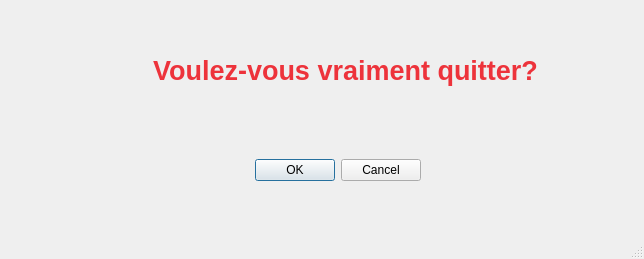
<?xml version="1.0" encoding="UTF-8"?>
<ui version="4.0">
 <class>Quit</class>
 <widget class="QMainWindow" name="Quit">
  <property name="geometry">
   <rect>
    <x>0</x>
    <y>0</y>
    <width>644</width>
    <height>259</height>
   </rect>
  </property>
  <property name="windowTitle">
   <string>Quit</string>
  </property>
  <widget class="QWidget" name="centralwidget">
   <widget class="QDialogButtonBox" name="buttonBox">
    <property name="geometry">
     <rect>
      <x>170</x>
      <y>140</y>
      <width>251</width>
      <height>61</height>
     </rect>
    </property>
    <property name="standardButtons">
     <set>QDialogButtonBox::Cancel|QDialogButtonBox::Ok</set>
    </property>
   </widget>
   <widget class="QLabel" name="label">
    <property name="geometry">
     <rect>
      <x>140</x>
      <y>20</y>
      <width>411</width>
      <height>101</height>
     </rect>
    </property>
    <property name="font">
     <font>
      <pointsize>20</pointsize>
      <bold>true</bold>
     </font>
    </property>
    <property name="text">
     <string>&lt;html&gt;&lt;head/&gt;&lt;body&gt;&lt;p align=&quot;center&quot;&gt;&lt;span style=&quot; color:#ed333b;&quot;&gt;Voulez-vous vraiment quitter?&lt;/span&gt;&lt;/p&gt;&lt;/body&gt;&lt;/html&gt;</string>
    </property>
   </widget>
  </widget>
  <widget class="QMenuBar" name="menubar">
   <property name="geometry">
    <rect>
     <x>0</x>
     <y>0</y>
     <width>644</width>
     <height>23</height>
    </rect>
   </property>
  </widget>
  <widget class="QStatusBar" name="statusbar"/>
 </widget>
 <resources/>
 <connections/>
</ui>
